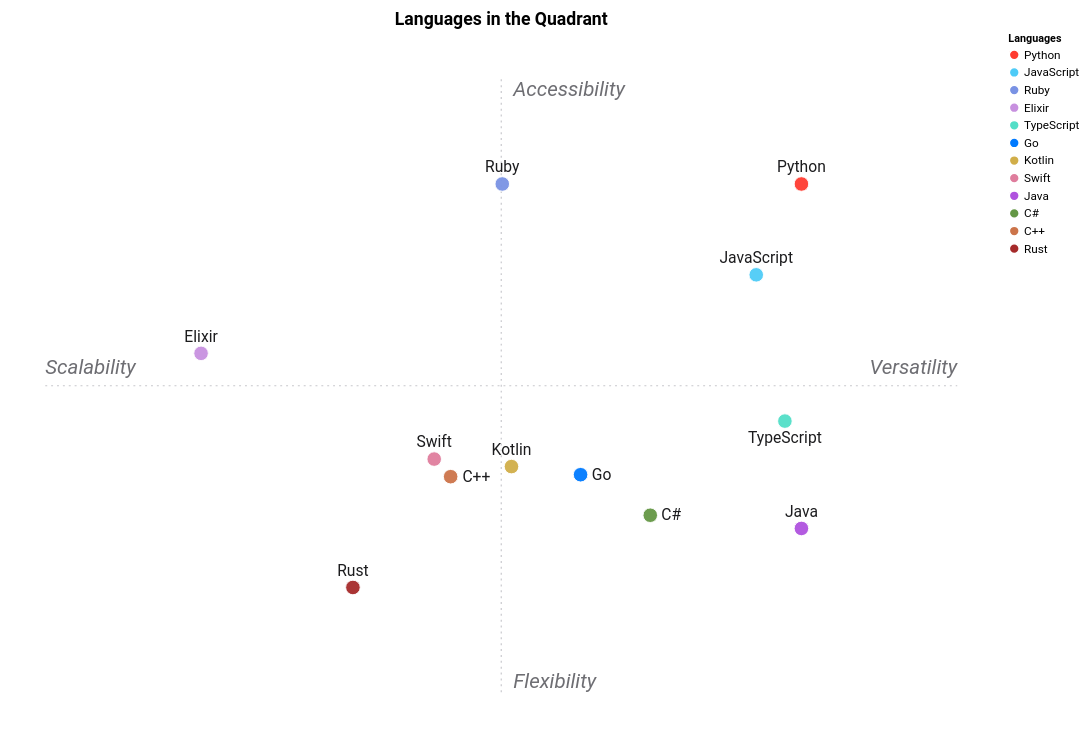

Source (Vega-Lite JSON):
### Vega-Lite specification from a JSON file in a GitHub repository (floating-point values rounded to 4 significant figures)
{"$schema": "https://vega.github.io/schema/vega-lite/v5.json", "title": {"text": "Languages in the Quadrant", "font": "Roboto, -apple-system, Helvetica, Arial, sans-serif", "fontSize": 18}, "width": 1000, "height": 720, "autosize": {"type": "pad", "resize": true}, "config": {"font": "Roboto, -apple-system, Helvetica, Arial, sans-serif", "padding": 12, "view": {"stroke": null}, "axis": {"grid": false, "domain": false, "ticks": false, "labels": false, "labelFont": "Roboto, -apple-system, Helvetica, Arial, sans-serif", "titleFont": "Roboto, -apple-system, Helvetica, Arial, sans-serif"}, "text": {"font": "Roboto, -apple-system, Helvetica, Arial, sans-serif"}}, "layer": [{"data": {"values": [{}]}, "mark": {"type": "rule", "color": "#C7C7CC", "size": 1.2, "strokeDash": [2, 4]}, "encoding": {"x": {"datum": -3.726, "type": "quantitative", "scale": {"domain": [-3.802, 3.802]}, "axis": {"domain": false, "ticks": false, "labels": false, "grid": false, "title": null}}, "x2": {"datum": 3.726}, "y": {"datum": 0, "type": "quantitative", "scale": {"domain": [-4.436, 4.436]}, "axis": {"domain": false, "ticks": false, "labels": false, "grid": false, "title": null}}, "y2": {"datum": 0}}}, {"data": {"values": [{}]}, "mark": {"type": "rule", "color": "#C7C7CC", "size": 1.2, "strokeDash": [2, 4]}, "encoding": {"x": {"datum": 0, "type": "quantitative", "scale": {"domain": [-3.802, 3.802]}, "axis": {"domain": false, "ticks": false, "labels": false, "grid": false, "title": null}}, "x2": {"datum": 0}, "y": {"datum": -4.347, "type": "quantitative", "scale": {"domain": [-4.436, 4.436]}, "axis": {"domain": false, "ticks": false, "labels": false, "grid": false, "title": null}}, "y2": {"datum": 4.347}}}, {"data": {"values": [{"x": 3.726, "y": 0.1145, "t": "Versatility"}]}, "mark": {"type": "text", "fontSize": 21, "fontStyle": "italic", "color": "#6E6E73", "align": "right", "baseline": "bottom"}, "encoding": {"x": {"field": "x", "type": "quantitative", "scale": {"domain": [-3.802, 3.802]}, "axis": {"domain": false, "ticks": false, "labels": false, "grid": false, "title": null}}, "y": {"field": "y", "type": "quantitative", "scale": {"domain": [-4.436, 4.436]}, "axis": {"domain": false, "ticks": false, "labels": false, "grid": false, "title": null}}, "text": {"field": "t", "type": "nominal"}}}, {"data": {"values": [{"x": -3.726, "y": 0.1145, "t": "Scalability"}]}, "mark": {"type": "text", "fontSize": 21, "fontStyle": "italic", "color": "#6E6E73", "align": "left", "baseline": "bottom"}, "encoding": {"x": {"field": "x", "type": "quantitative", "scale": {"domain": [-3.802, 3.802]}, "axis": {"domain": false, "ticks": false, "labels": false, "grid": false, "title": null}}, "y": {"field": "y", "type": "quantitative", "scale": {"domain": [-4.436, 4.436]}, "axis": {"domain": false, "ticks": false, "labels": false, "grid": false, "title": null}}, "text": {"field": "t", "type": "nominal"}}}, {"data": {"values": [{"x": 0.09812, "y": 4.347, "t": "Accessibility"}]}, "mark": {"type": "text", "fontSize": 21, "fontStyle": "italic", "color": "#6E6E73", "align": "left", "baseline": "top"}, "encoding": {"x": {"field": "x", "type": "quantitative", "scale": {"domain": [-3.802, 3.802]}, "axis": {"domain": false, "ticks": false, "labels": false, "grid": false, "title": null}}, "y": {"field": "y", "type": "quantitative", "scale": {"domain": [-4.436, 4.436]}, "axis": {"domain": false, "ticks": false, "labels": false, "grid": false, "title": null}}, "text": {"field": "t", "type": "nominal"}}}, {"data": {"values": [{"x": 0.09812, "y": -4.347, "t": "Flexibility"}]}, "mark": {"type": "text", "fontSize": 21, "fontStyle": "italic", "color": "#6E6E73", "align": "left", "baseline": "bottom"}, "encoding": {"x": {"field": "x", "type": "quantitative", "scale": {"domain": [-3.802, 3.802]}, "axis": {"domain": false, "ticks": false, "labels": false, "grid": false, "title": null}}, "y": {"field": "y", "type": "quantitative", "scale": {"domain": [-4.436, 4.436]}, "axis": {"domain": false, "ticks": false, "labels": false, "grid": false, "title": null}}, "text": {"field": "t", "type": "nominal"}}}, {"data": {"values": [{"name": "Python", "axis1": 2.453, "axis2": 2.862, "role": "best", "color": "#FF3B30", "label": "Python", "labelx": 2.453, "labely": 3.099}, {"name": "Rust", "axis1": -1.212, "axis2": -2.862, "role": "worst", "color": "#A52A2A", "label": "Rust", "labelx": -1.212, "labely": -2.625}, {"name": "Go", "axis1": 0.6482, "axis2": -1.262, "role": "trustworthy", "color": "#007AFF", "label": "Go", "labelx": 0.8196, "labely": -1.262}, {"name": "JavaScript", "axis1": 2.084, "axis2": 1.573, "role": "competitor", "color": "#4ECBF7", "label": "JavaScript", "labelx": 2.084, "labely": 1.81}, {"name": "TypeScript", "axis1": 2.318, "axis2": -0.5016, "role": "competitor", "color": "#52DEC7", "label": "TypeScript", "labelx": 2.318, "labely": -0.7386}, {"name": "Java", "axis1": 2.453, "axis2": -2.025, "role": "innovative", "color": "#AF52DE", "label": "Java", "labelx": 2.453, "labely": -1.788}, {"name": "C++", "axis1": -0.4136, "axis2": -1.29, "role": "competitor", "color": "#CC744A", "label": "C++", "labelx": -0.203, "labely": -1.29}, {"name": "C#", "axis1": 1.218, "axis2": -1.837, "role": "competitor", "color": "#649745", "label": "C#", "labelx": 1.389, "labely": -1.837}, {"name": "Ruby", "axis1": 0.008386, "axis2": 2.862, "role": "competitor", "color": "#7992E4", "label": "Ruby", "labelx": 0.008386, "labely": 3.099}, {"name": "Kotlin", "axis1": 0.08361, "axis2": -1.147, "role": "competitor", "color": "#D1AE49", "label": "Kotlin", "labelx": 0.08361, "labely": -0.9101}, {"name": "Swift", "axis1": -0.5479, "axis2": -1.041, "role": "competitor", "color": "#DF7D9D", "label": "Swift", "labelx": -0.5479, "labely": -0.8036}, {"name": "Elixir", "axis1": -2.453, "axis2": 0.4592, "role": "competitor", "color": "#C790DF", "label": "Elixir", "labelx": -2.453, "labely": 0.6961}]}, "mark": {"type": "point", "filled": true, "opacity": 0.95, "stroke": "white", "strokeWidth": 1, "size": 221}, "encoding": {"x": {"field": "axis1", "type": "quantitative", "scale": {"domain": [-3.802, 3.802]}, "axis": {"domain": false, "ticks": false, "labels": false, "grid": false, "title": null}}, "y": {"field": "axis2", "type": "quantitative", "scale": {"domain": [-4.436, 4.436]}, "axis": {"domain": false, "ticks": false, "labels": false, "grid": false, "title": null}}, "color": {"field": "name", "type": "nominal", "scale": {"domain": ["Python", "JavaScript", "Ruby", "Elixir", "TypeScript", "Go", "Kotlin", "Swift", "Java", "C#", "C++", "Rust"], "range": ["#FF3B30", "#4ECBF7", "#7992E4", "#C790DF", "#52DEC7", "#007AFF", "#D1AE49", "#DF7D9D", "#AF52DE", "#649745", "#CC744A", "#A52A2A"]}, "legend": {"title": "Languages", "symbolLimit": 0, "labelFontSize": 12, "symbolOpacity": 1}}, "tooltip": [{"field": "name", "type": "nominal"}, {"field": "role", "type": "nominal"}, {"field": "axis1", "type": "quantitative", "format": ".2f"}, {"field": "axis2", "type": "quantitative", "format": ".2f"}]}}, {"data": {"values": [{"name": "Python", "axis1": 2.453, "axis2": 2.862, "role": "best", "color": "#FF3B30", "label": "Python", "labelx": 2.453, "labely": 3.099}, {"name": "Rust", "axis1": -1.212, "axis2": -2.862, "role": "worst", "color": "#A52A2A", "label": "Rust", "labelx": -1.212, "labely": -2.625}, {"name": "Go", "axis1": 0.6482, "axis2": -1.262, "role": "trustworthy", "color": "#007AFF", "label": "Go", "labelx": 0.8196, "labely": -1.262}, {"name": "JavaScript", "axis1": 2.084, "axis2": 1.573, "role": "competitor", "color": "#4ECBF7", "label": "JavaScript", "labelx": 2.084, "labely": 1.81}, {"name": "TypeScript", "axis1": 2.318, "axis2": -0.5016, "role": "competitor", "color": "#52DEC7", "label": "TypeScript", "labelx": 2.318, "labely": -0.7386}, {"name": "Java", "axis1": 2.453, "axis2": -2.025, "role": "innovative", "color": "#AF52DE", "label": "Java", "labelx": 2.453, "labely": -1.788}, {"name": "C++", "axis1": -0.4136, "axis2": -1.29, "role": "competitor", "color": "#CC744A", "label": "C++", "labelx": -0.203, "labely": -1.29}, {"name": "C#", "axis1": 1.218, "axis2": -1.837, "role": "competitor", "color": "#649745", "label": "C#", "labelx": 1.389, "labely": -1.837}, {"name": "Ruby", "axis1": 0.008386, "axis2": 2.862, "role": "competitor", "color": "#7992E4", "label": "Ruby", "labelx": 0.008386, "labely": 3.099}, {"name": "Kotlin", "axis1": 0.08361, "axis2": -1.147, "role": "competitor", "color": "#D1AE49", "label": "Kotlin", "labelx": 0.08361, "labely": -0.9101}, {"name": "Swift", "axis1": -0.5479, "axis2": -1.041, "role": "competitor", "color": "#DF7D9D", "label": "Swift", "labelx": -0.5479, "labely": -0.8036}, {"name": "Elixir", "axis1": -2.453, "axis2": 0.4592, "role": "competitor", "color": "#C790DF", "label": "Elixir", "labelx": -2.453, "labely": 0.6961}]}, "transform": [{"filter": "datum.label != ''"}], "mark": {"type": "text", "align": "center", "baseline": "middle", "fontSize": 16, "color": "#1C1C1E"}, "encoding": {"x": {"field": "labelx", "type": "quantitative"}, "y": {"field": "labely", "type": "quantitative"}, "text": {"field": "label", "type": "nominal"}}}]}
